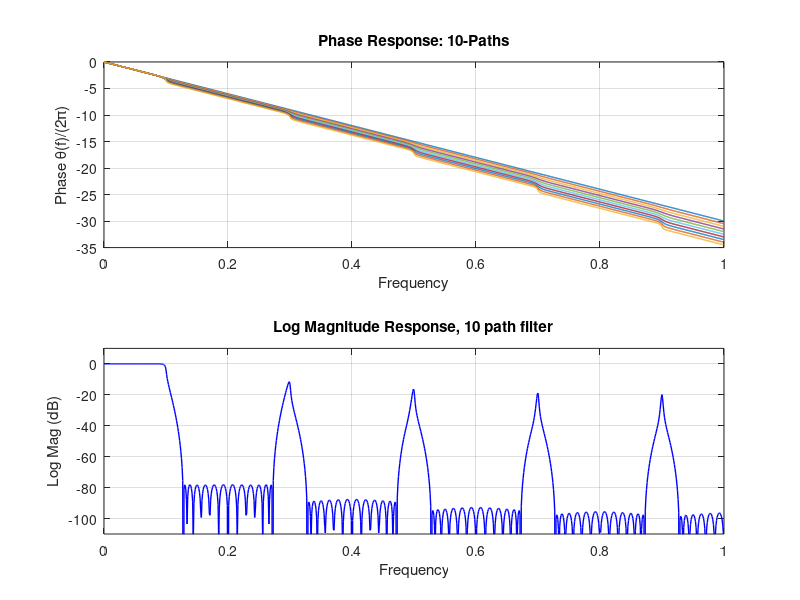
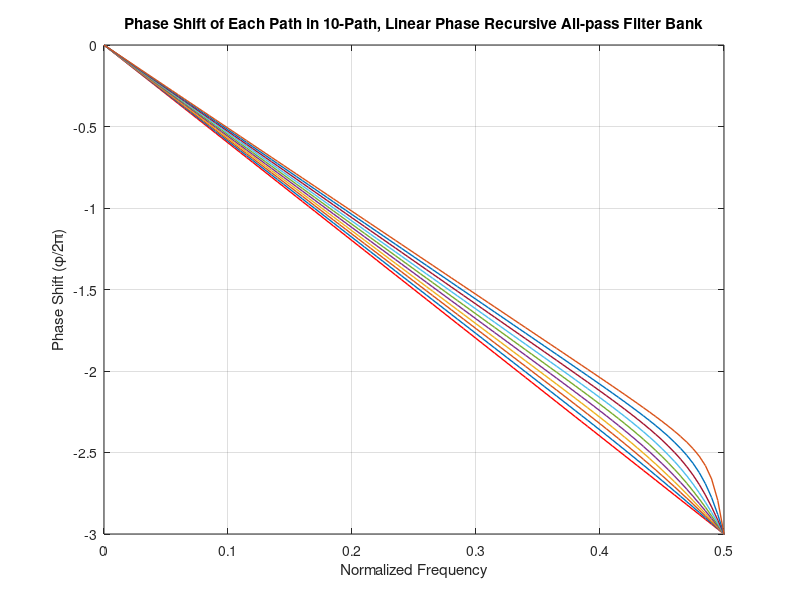
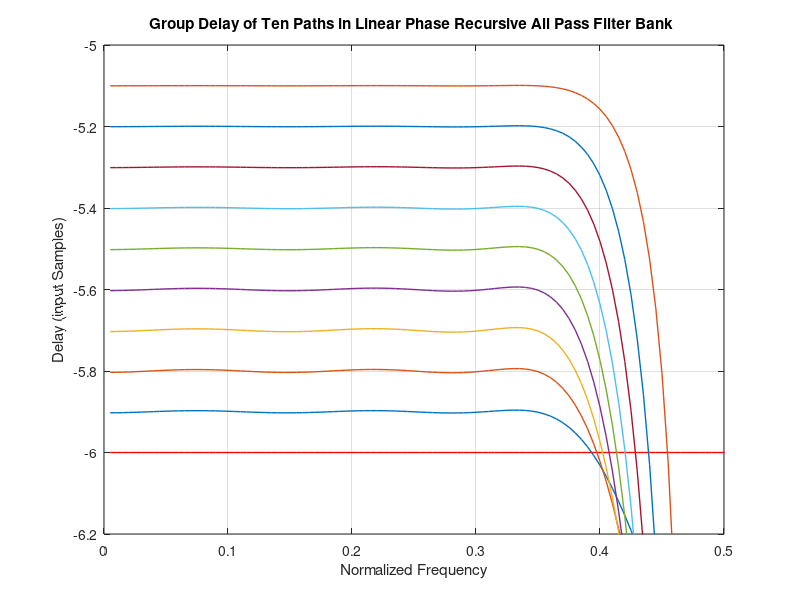
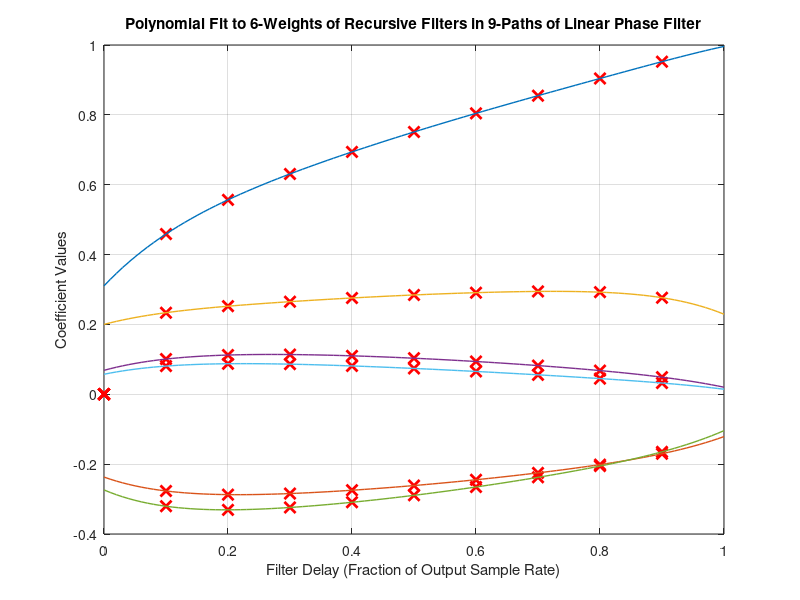

Source code (MATLAB) for these figures, in order:
% function time_10a
% function to determine coefficients of linear time delay paths of 10-path filter
% Coefficients pre-computed by lineardesign_2
% Script file written by fred harris of UCSD. Copyright 2021


aa(1,1)= 0.45875767974089;
aa(1,2)=-0.27682046601055;
aa(1,3)= 0.2336034361585625;
aa(1,4)= 0.1008493243772475;
aa(1,5)=-0.3205499354002768;
aa(1,6)= 0.08073617044526525;

aa(2,1)= 0.55679004288640;  
aa(2,2)=-0.28725474344800;
aa(2,3)= 0.2521519318113853;    
aa(2,4)= 0.112364152192137;
aa(2,5)=-0.3307820695343059;
aa(2,6)= 0.08748907318970313;

aa(3,1)= 0.63081736679921; 
aa(3,2)=-0.28416837902027;
aa(3,3)= 0.2651703229838471;
aa(3,4)= 0.1137679372391476;
aa(3,5)=-0.3240125991589438;
aa(3,6)= 0.08621779942664723;

aa(4,1)= 0.69399173272643;
aa(4,2)=-0.27473114751378;
aa(4,3)= 0.2757035263092209;
aa(4,4)= 0.1101274185389524;
aa(4,5)=-0.3092013288442129;
aa(4,6)= 0.08118488768446955;

aa(5,1)= 0.75102498883390;
aa(5,2)=-0.26126389781255;
aa(5,3)= 0.2843592313114721;    
aa(5,4)= 0.1032368099775435;    
aa(5,5)=-0.2892752255267356;
aa(5,6)= 0.07398766478606436;

aa(6,1)= 0.80423724324102;  
aa(6,2)=-0.24464568488983;
aa(6,3)= 0.2909252081854546;    
aa(6,4)= 0.09385664044174276;    
aa(6,5)=-0.2653868051399744;
aa(6,6)= 0.06538603533207302;

aa(7,1)= 0.85498071752955;  
aa(7,2)=-0.22496140116550;
aa(7,3)= 0.2944243555943947;    
aa(7,4)= 0.08218736249290677;    
aa(7,5)=-0.2377450904267895;
aa(7,6)= 0.05572041654635748;

aa(8,1)= 0.90413492821212;  
aa(8,2)=-0.20133829419209;
aa(8,3)= 0.2923231465907871;    
aa(8,4)= 0.06783921332516456;    
aa(8,5)=-0.2054823754951208;
aa(8,6)= 0.04495976952332849;

aa(9,1)= 0.95231963571901;  
aa(9,2)=-0.17010442011758;
aa(9,3)= 0.2765230794662025;    
aa(9,4)= 0.04899704079131299;    
aa(9,5)=-0.1646997903967725;
aa(9,6)= 0.03226377213505002;

zz=zeros(1,9);


figure(1)
subplot(2,1,1)
% pp is phase data
% dd is delay data
% mm is transform data
% path 0
den00=[1 zeros(1,60)]; 
[m0,w0]=freqz(fliplr(den00),den00,1000);
mm0=m0;
pp0=unwrap(angle(m0))/(2*pi);
dd0=pp0;
plot((0:1/1000:1-1/1000),pp0,'linewidth',1.0)
hold on

% path 1
den1=[1 zz aa(1,1)];
den2=[1 zz aa(1,2)];
den3=[1 zz aa(1,3) zz aa(1,4)];
den4=[1 zz aa(1,5) zz aa(1,6)];

[m1,w1]=freqz(fliplr(den1),den1,1000);
mm1=m1;
pp1=unwrap(angle(m1))/(2*pi);

[m1,w1]=freqz(fliplr(den2),den2,1000);
p1=unwrap(angle(m1))/(2*pi);
pp1=pp1+p1;
mm1=mm1.*m1;

[m1,w1]=freqz(fliplr(den3),den3,1000);
p1=unwrap(angle(m1))/(2*pi);
pp1=pp1+p1;
mm1=mm1.*m1;

[m1,w1]=freqz(fliplr(den4),den4,1000);
p1=unwrap(angle(m1))/(2*pi);
pp1=pp1+p1;
mm1=mm1.*m1;

dd1=pp1;
dly1=[1 0];
[m1,w1]=freqz(fliplr(dly1),dly1,1000);
p1=unwrap(angle(m1))/(2*pi);
pp1=pp1+p1;
mm1=mm1.*m1;

plot((0:1/1000:1-1/1000),pp1,'linewidth',1.0)

%path 2
den1=[1 zz aa(2,1)];
den2=[1 zz aa(2,2)];
den3=[1 zz aa(2,3) zz aa(2,4)];
den4=[1 zz aa(2,5) zz aa(2,6)];

[m2,w2]=freqz(fliplr(den1),den1,1000);
mm2=m2;
pp2=unwrap(angle(m2))/(2*pi);

[m2,w2]=freqz(fliplr(den2),den2,1000);
p2=unwrap(angle(m2))/(2*pi);
pp2=pp2+p2;
mm2=mm2.*m2;

[m2,w2]=freqz(fliplr(den3),den3,1000);
p2=unwrap(angle(m2))/(2*pi);
pp2=pp2+p2;
mm2=mm2.*m2;

[m2,w2]=freqz(fliplr(den4),den4,1000);
p2=unwrap(angle(m2))/(2*pi);
pp2=pp2+p2;
mm2=mm2.*m2;

dd2=pp2;
dly2=[1 0 0];
[m2,w2]=freqz(fliplr(dly2),dly2,1000);
p2=unwrap(angle(m2))/(2*pi);
pp2=pp2+p2;
mm2=mm2.*m2;

plot((0:1/1000:1-1/1000),pp2,'linewidth',1.0)

%path 3
den1=[1 zz aa(3,1)];
den2=[1 zz aa(3,2)];
den3=[1 zz aa(3,3) zz aa(3,4)];
den4=[1 zz aa(3,5) zz aa(3,6)];

[m3,w3]=freqz(fliplr(den1),den1,1000);
mm3=m3;
pp3=unwrap(angle(m3))/(2*pi);

[m3,w3]=freqz(fliplr(den2),den2,1000);
p3=unwrap(angle(m3))/(2*pi);
pp3=pp3+p3;
mm3=mm3.*m3;

[m3,w3]=freqz(fliplr(den3),den3,1000);
p3=unwrap(angle(m3))/(2*pi);
pp3=pp3+p3;
mm3=mm3.*m3;

[m3,w3]=freqz(fliplr(den4),den4,1000);
p3=unwrap(angle(m3))/(2*pi);
pp3=pp3+p3;
mm3=mm3.*m3;

dd3=pp3;
dly3=[1 0 0 0];
[m3,w3]=freqz(fliplr(dly3),dly3,1000);
p3=unwrap(angle(m3))/(2*pi);
pp3=pp3+p3;
mm3=mm3.*m3;

plot((0:1/1000:1-1/1000),pp3,'linewidth',1.0)

%path 4
den1=[1 zz aa(4,1)];
den2=[1 zz aa(4,2)];
den3=[1 zz aa(4,3) zz aa(4,4)];
den4=[1 zz aa(4,5) zz aa(4,6)];

[m4,w4]=freqz(fliplr(den1),den1,1000);
mm4=m4;
pp4=unwrap(angle(m4))/(2*pi);

[m4,w4]=freqz(fliplr(den2),den2,1000);
p4=unwrap(angle(m4))/(2*pi);
pp4=pp4+p4;
mm4=mm4.*m4;

[m4,w4]=freqz(fliplr(den3),den3,1000);
p4=unwrap(angle(m4))/(2*pi);
pp4=pp4+p4;
mm4=mm4.*m4;

[m4,w4]=freqz(fliplr(den4),den4,1000);
p4=unwrap(angle(m4))/(2*pi);
pp4=pp4+p4;
mm4=mm4.*m4;

dd4=pp4;
dly4=[1 0 0 0 0];
[m4,w4]=freqz(fliplr(dly4),dly4,1000);
p4=unwrap(angle(m4))/(2*pi);
pp4=pp4+p4;
mm4=mm4.*m4;

plot((0:1/1000:1-1/1000),pp4,'linewidth',1.0)

%path 5
den1=[1 zz aa(5,1)];
den2=[1 zz aa(5,2)];
den3=[1 zz aa(5,3) zz aa(5,4)];
den4=[1 zz aa(5,5) zz aa(5,6)];

[m5,w5]=freqz(fliplr(den1),den1,1000);
mm5=m5;
pp5=unwrap(angle(m5))/(2*pi);

[m5,w5]=freqz(fliplr(den2),den2,1000);
p5=unwrap(angle(m5))/(2*pi);
pp5=pp5+p5;
mm5=mm5.*m5;

[m5,w5]=freqz(fliplr(den3),den3,1000);
p5=unwrap(angle(m5))/(2*pi);
pp5=pp5+p5;
mm5=mm5.*m5;

[m5,w5]=freqz(fliplr(den4),den4,1000);
p5=unwrap(angle(m5))/(2*pi);
pp5=pp5+p5;
mm5=mm5.*m5;

dd5=pp5;
dly5=[1 0 0 0 0 0];
[m5,w5]=freqz(fliplr(dly5),dly5,1000);
p5=unwrap(angle(m5))/(2*pi);
pp5=pp5+p5;
mm5=mm5.*m5;

plot((0:1/1000:1-1/1000),pp5,'linewidth',1.0)

%path 6
den1=[1 zz aa(6,1)];
den2=[1 zz aa(6,2)];
den3=[1 zz aa(6,3) zz aa(6,4)];
den4=[1 zz aa(6,5) zz aa(6,6)];

[m6,w6]=freqz(fliplr(den1),den1,1000);
mm6=m6;
pp6=unwrap(angle(m6))/(2*pi);

[m6,w6]=freqz(fliplr(den2),den2,1000);
p6=unwrap(angle(m6))/(2*pi);
pp6=pp6+p6;
mm6=mm6.*m6;

[m6,w6]=freqz(fliplr(den3),den3,1000);
p6=unwrap(angle(m6))/(2*pi);
pp6=pp6+p6;
mm6=mm6.*m6;

[m6,w6]=freqz(fliplr(den4),den4,1000);
p6=unwrap(angle(m6))/(2*pi);
pp6=pp6+p6;
mm6=mm6.*m6;

dd6=pp6;
dly6=[1 0 0 0 0 0 0];
[m6,w6]=freqz(fliplr(dly6),dly6,1000);
p6=unwrap(angle(m6))/(2*pi);
pp6=pp6+p6;
mm6=mm6.*m6;

plot((0:1/1000:1-1/1000),pp6,'linewidth',1.0)

%path 7
den1=[1 zz aa(7,1)];
den2=[1 zz aa(7,2)];
den3=[1 zz aa(7,3) zz aa(7,4)];
den4=[1 zz aa(7,5) zz aa(7,6)];

[m7,w7]=freqz(fliplr(den1),den1,1000);
mm7=m7;
pp7=unwrap(angle(m7))/(2*pi);

[m7,w7]=freqz(fliplr(den2),den2,1000);
p7=unwrap(angle(m7))/(2*pi);
pp7=pp7+p7;
mm7=mm7.*m7;

[m7,w7]=freqz(fliplr(den3),den3,1000);
p7=unwrap(angle(m7))/(2*pi);
pp7=pp7+p7;
mm7=mm7.*m7;

[m7,w7]=freqz(fliplr(den4),den4,1000);
p7=unwrap(angle(m7))/(2*pi);
pp7=pp7+p7;
mm7=mm7.*m7;

dd7=pp7;
dly7=[1 0 0 0 0 0 0 0];
[m7,w7]=freqz(fliplr(dly7),dly7,1000);
p7=unwrap(angle(m7))/(2*pi);
pp7=pp7+p7;
mm7=mm7.*m7;

plot((0:1/1000:1-1/1000),pp7,'linewidth',1.0)

%path 8
den1=[1 zz aa(8,1)];
den2=[1 zz aa(8,2)];
den3=[1 zz aa(8,3) zz aa(8,4)];
den4=[1 zz aa(8,5) zz aa(8,6)];

[m8,w8]=freqz(fliplr(den1),den1,1000);
mm8=m8;
pp8=unwrap(angle(m8))/(2*pi);

[m8,w8]=freqz(fliplr(den2),den2,1000);
p8=unwrap(angle(m8))/(2*pi);
pp8=pp8+p8;
mm8=mm8.*m8;

[m8,w8]=freqz(fliplr(den3),den3,1000);
p8=unwrap(angle(m8))/(2*pi);
pp8=pp8+p8;
mm8=mm8.*m8;

[m8,w8]=freqz(fliplr(den4),den4,1000);
p8=unwrap(angle(m8))/(2*pi);
pp8=pp8+p8;
mm8=mm8.*m8;

dd8=pp8;
dly8=[1 0 0 0 0 0 0 0 0];
[m8,w8]=freqz(fliplr(dly8),dly8,1000);
p8=unwrap(angle(m8))/(2*pi);
pp8=pp8+p8;
mm8=mm8.*m8;

plot((0:1/1000:1-1/1000),pp8,'linewidth',1.0)

%path 9
den1=[1 zz aa(9,1)];
den2=[1 zz aa(9,2)];
den3=[1 zz aa(9,3) zz aa(9,4)];
den4=[1 zz aa(9,5) zz aa(9,6)];

[m9,w9]=freqz(fliplr(den1),den1,1000);
mm9=m9;
pp9=unwrap(angle(m9))/(2*pi);

[m9,w9]=freqz(fliplr(den2),den2,1000);
p9=unwrap(angle(m9))/(2*pi);
pp9=pp9+p9;
mm9=mm9.*m9;

[m9,w9]=freqz(fliplr(den3),den3,1000);
p9=unwrap(angle(m9))/(2*pi);
pp9=pp9+p9;
mm9=mm9.*m9;

[m9,w9]=freqz(fliplr(den4),den4,1000);
p9=unwrap(angle(m9))/(2*pi);
pp9=pp9+p9;
mm9=mm9.*m9;

dd9=pp9;
dly9=[1 0 0 0 0 0 0 0 0 0];
[m9,w9]=freqz(fliplr(dly9),dly9,1000);
p9=unwrap(angle(m9))/(2*pi);
pp9=pp9+p9;
mm9=mm9.*m9;

plot((0:1/1000:1-1/1000),pp9,'linewidth',1.0)

hold off
grid on
%axis([0 f_smpl/2 -22 0])
title('Phase Response: 10-Paths')
xlabel('Frequency')
ylabel('Phase \theta(f)/(2\pi)')

subplot(2,1,2)

mm_sum=mm0+mm1+mm2+mm3+mm4+mm5+mm6+mm7+mm8+mm9;
plot((0:1/1000:1-1/1000),20*log10(abs(mm_sum/10)),'b','linewidth',1.0)
axis([0 1 -110 10])
grid
title('Log Magnitude Response, 10 path filter')
xlabel('Frequency')
ylabel('Log Mag (dB)')


figure(2)

plot((0:1/1000:1-1/1000)*5,1*dd0(1:1000),'r','linewidth',1.0)
hold on
plot((0:1/1000:1-1/1000)*5,1*dd1(1:1000),'linewidth',1.0)
plot((0:1/1000:1-1/1000)*5,1*dd2(1:1000),'linewidth',1.0)
plot((0:1/1000:1-1/1000)*5,1*dd3(1:1000),'linewidth',1.0)
plot((0:1/1000:1-1/1000)*5,1*dd4(1:1000),'linewidth',1.0)
plot((0:1/1000:1-1/1000)*5,1*dd5(1:1000),'linewidth',1.0)
plot((0:1/1000:1-1/1000)*5,1*dd6(1:1000),'linewidth',1.0)
plot((0:1/1000:1-1/1000)*5,1*dd7(1:1000),'linewidth',1.0)
plot((0:1/1000:1-1/1000)*5,1*dd8(1:1000),'linewidth',1.0)
plot((0:1/1000:1-1/1000)*5,1*dd9(1:1000),'linewidth',1.0)

hold off
grid
axis([0 .5 -3 0])
xlabel('Normalized Frequency')
ylabel('Phase Shift (\phi/2\pi)')
title('Phase Shift of Each Path in 10-Path, Linear Phase Recursive All-pass Filter Bank')

figure(3)

d0=conv(dd0,[1 0 -1]*100);
d1=conv(dd1,[1 0 -1]*100);
d2=conv(dd2,[1 0 -1]*100);
d3=conv(dd3,[1 0 -1]*100);
d4=conv(dd4,[1 0 -1]*100);
d5=conv(dd5,[1 0 -1]*100);
d6=conv(dd6,[1 0 -1]*100);
d7=conv(dd7,[1 0 -1]*100);
d8=conv(dd8,[1 0 -1]*100);
d9=conv(dd9,[1 0 -1]*100);

plot((1/1000:1/1000:1-1/1000)*5,d0(3:1001),'r','linewidth',1.0)
hold
plot((1/1000:1/1000:1-1/1000)*5,d1(3:1001),'linewidth',1.0)
plot((1/1000:1/1000:1-1/1000)*5,d2(3:1001),'linewidth',1.0)
plot((1/1000:1/1000:1-1/1000)*5,d3(3:1001),'linewidth',1.0)
plot((1/1000:1/1000:1-1/1000)*5,d4(3:1001),'linewidth',1.0)
plot((1/1000:1/1000:1-1/1000)*5,d5(3:1001),'linewidth',1.0)
plot((1/1000:1/1000:1-1/1000)*5,d6(3:1001),'linewidth',1.0)
plot((1/1000:1/1000:1-1/1000)*5,d7(3:1001),'linewidth',1.0)
plot((1/1000:1/1000:1-1/1000)*5,d8(3:1001),'linewidth',1.0)
plot((1/1000:1/1000:1-1/1000)*5,d9(3:1001),'linewidth',1.0)
hold on
grid on
axis([0 .5 -6.2 -5])
xlabel('Normalized Frequency')
ylabel('Delay (input Samples)')
title('Group Delay of Ten Paths in Linear Phase Recursive All Pass Filter Bank ')

figure(4)

plot(0:.1:.9,[0 aa(:,1)'],'xr','markersize',8,'linewidth',2)
hold
plot(0:.1:.9,[0 aa(:,2)'],'xr','markersize',8,'linewidth',2)
plot(0:.1:.9,[0 aa(:,3)'],'xr','markersize',8,'linewidth',2)
plot(0:.1:.9,[0 aa(:,4)'],'xr','markersize',8,'linewidth',2)
plot(0:.1:.9,[0 aa(:,5)'],'xr','markersize',8,'linewidth',2)
plot(0:.1:.9,[0 aa(:,6)'],'xr','markersize',8,'linewidth',2)

p1=polyfit(0.1:.1:.9,[aa(:,1)'],6);
p2=polyfit(0.1:.1:.9,[aa(:,2)'],6);
p3=polyfit(0.1:.1:.9,[aa(:,3)'],6);
p4=polyfit(0.1:.1:.9,[aa(:,4)'],6);
p5=polyfit(0.1:.1:.9,[aa(:,5)'],6);
p6=polyfit(0.1:.1:.9,[aa(:,6)'],6);

y1=polyval(p1,(0:.01:1));
y2=polyval(p2,(0:.01:1));
y3=polyval(p3,(0:.01:1));
y4=polyval(p4,(0:.01:1));
y5=polyval(p5,(0:.01:1));
y6=polyval(p6,(0:.01:1));

plot((0:.01:1),y1,'linewidth',1.0)
plot((0:.01:1),y2,'linewidth',1.0)
plot((0:.01:1),y3,'linewidth',1.0)
plot((0:.01:1),y4,'linewidth',1.0)
plot((0:.01:1),y5,'linewidth',1.0)
plot((0:.01:1),y6,'linewidth',1.0)
hold on
grid on

title('Polynomial Fit to 6-Weights of Recursive Filters in 9-Paths of Linear Phase Filter')
xlabel('Filter Delay (Fraction of Output Sample Rate)')
ylabel('Coefficient Values')

% down sample to desired coefficient set

bb(:,1)=y1(6:10:98)';
bb(:,2)=y2(6:10:98)';
bb(:,3)=y3(6:10:98)';
bb(:,4)=y4(6:10:98)';
bb(:,5)=y5(6:10:98)';
bb(:,6)=y6(6:10:98)';

% now construct delay profile for new coefficient sets

[n0,w0]=freqz(fliplr(den00),den00,1000);
nn0=n0;
xpp0=unwrap(angle(n0))/(2*pi);
xdd0=xpp0;

% path 1
den1=[1 zz bb(1,1)];
den2=[1 zz bb(1,2)];
den3=[1 zz bb(1,3) zz bb(1,4)];
den4=[1 zz bb(1,5) zz bb(1,6)];

[n1,w1]=freqz(fliplr(den1),den1,1000);
nn1=n1;
xpp1=unwrap(angle(n1))/(2*pi);

[n1,w1]=freqz(fliplr(den2),den2,1000);
xp1=unwrap(angle(n1))/(2*pi);
xpp1=xpp1+xp1;
nn1=nn1.*n1;

[n1,w1]=freqz(fliplr(den3),den3,1000);
xp1=unwrap(angle(n1))/(2*pi);
xpp1=xpp1+xp1;
nn1=nn1.*n1;

[n1,w1]=freqz(fliplr(den4),den4,1000);
xp1=unwrap(angle(n1))/(2*pi);
xpp1=xpp1+xp1;
nn1=nn1.*n1;

xdd1=xpp1;
dly1=[1 0];
[n1,w1]=freqz(fliplr(dly1),dly1,1000);
xp1=unwrap(angle(n1))/(2*pi);
xpp1=xpp1+xp1;
nn1=nn1.*xp1;

%path 2
den1=[1 zz bb(2,1)];
den2=[1 zz bb(2,2)];
den3=[1 zz bb(2,3) zz bb(2,4)];
den4=[1 zz bb(2,5) zz bb(2,6)];

[n2,w2]=freqz(fliplr(den1),den1,1000);
nn2=n2;
xpp2=unwrap(angle(n2))/(2*pi);

[n2,w2]=freqz(fliplr(den2),den2,1000);
xp2=unwrap(angle(n2))/(2*pi);
xpp2=xpp2+xp2;
nn2=nn2.*n2;

[n2,w2]=freqz(fliplr(den3),den3,1000);
xp2=unwrap(angle(n2))/(2*pi);
xpp2=xpp2+xp2;
nn2=nn2.*n2;

[n2,w2]=freqz(fliplr(den4),den4,1000);
xp2=unwrap(angle(n2))/(2*pi);
xpp2=xpp2+xp2;
nn2=nn2.*n2;

xdd2=xpp2;
dly2=[1 0 0];
[n2,w2]=freqz(fliplr(dly2),dly2,1000);
xp2=unwrap(angle(n2))/(2*pi);
xpp2=xpp2+xp2;
nn2=nn2.*n2;

%path 3
den1=[1 zz bb(3,1)];
den2=[1 zz bb(3,2)];
den3=[1 zz bb(3,3) zz bb(3,4)];
den4=[1 zz bb(3,5) zz bb(3,6)];

[n3,w3]=freqz(fliplr(den1),den1,1000);
nn3=n3;
xpp3=unwrap(angle(n3))/(2*pi);

[n3,w3]=freqz(fliplr(den2),den2,1000);
xp3=unwrap(angle(n3))/(2*pi);
xpp3=xpp3+xp3;
nn3=nn3.*n3;

[n3,w3]=freqz(fliplr(den3),den3,1000);
xp3=unwrap(angle(n3))/(2*pi);
xpp3=xpp3+xp3;
nn3=nn3.*n3;

[n3,w3]=freqz(fliplr(den4),den4,1000);
xp3=unwrap(angle(n3))/(2*pi);
xpp3=xpp3+xp3;
nn3=nn3.*n3;

xdd3=xpp3;
dly3=[1 0 0 0];
[n3,w3]=freqz(fliplr(dly3),dly3,1000);
xp3=unwrap(angle(n3))/(2*pi);
xpp3=xpp3+xp3;
nn3=nn3.*n3;

%path 4
den1=[1 zz bb(4,1)];
den2=[1 zz bb(4,2)];
den3=[1 zz bb(4,3) zz bb(4,4)];
den4=[1 zz bb(4,5) zz bb(4,6)];

[n4,w4]=freqz(fliplr(den1),den1,1000);
nn4=n4;
xpp4=unwrap(angle(n4))/(2*pi);

[n4,w4]=freqz(fliplr(den2),den2,1000);
xp4=unwrap(angle(n4))/(2*pi);
xpp4=xpp4+xp4;
nn4=nn4.*n4;

[n4,w4]=freqz(fliplr(den3),den3,1000);
xp4=unwrap(angle(n4))/(2*pi);
xpp4=xpp4+xp4;
nn4=nn4.*n4;

[n4,w4]=freqz(fliplr(den4),den4,1000);
xp4=unwrap(angle(n4))/(2*pi);
xpp4=xpp4+xp4;
nn4=nn4.*n4;

xdd4=xpp4;
dly4=[1 0 0 0 0];
[n4,w4]=freqz(fliplr(dly4),dly4,1000);
xp4=unwrap(angle(n4))/(2*pi);
xpp4=xpp4+xp4;
nn4=nn4.*n4;

%path 5
den1=[1 zz bb(5,1)];
den2=[1 zz bb(5,2)];
den3=[1 zz bb(5,3) zz bb(5,4)];
den4=[1 zz bb(5,5) zz bb(5,6)];

[n5,w5]=freqz(fliplr(den1),den1,1000);
nn5=n5;
xpp5=unwrap(angle(n5))/(2*pi);

[n5,w5]=freqz(fliplr(den2),den2,1000);
xp5=unwrap(angle(n5))/(2*pi);
xpp5=xpp5+xp5;
nn5=nn5.*n5;

[n5,w5]=freqz(fliplr(den3),den3,1000);
xp5=unwrap(angle(n5))/(2*pi);
xpp5=xpp5+xp5;
nn5=nn5.*n5;

[n5,w5]=freqz(fliplr(den4),den4,1000);
xp5=unwrap(angle(n5))/(2*pi);
xpp5=xpp5+xp5;
nn5=nn5.*n5;

xdd5=xpp5;
dly5=[1 0 0 0 0 0];
[n5,w5]=freqz(fliplr(dly5),dly5,1000);
xp5=unwrap(angle(n5))/(2*pi);
xpp5=xpp5+xp5;
nn5=nn5.*n5;

%path 6
den1=[1 zz bb(6,1)];
den2=[1 zz bb(6,2)];
den3=[1 zz bb(6,3) zz bb(6,4)];
den4=[1 zz bb(6,5) zz bb(6,6)];

[n6,w6]=freqz(fliplr(den1),den1,1000);
nn6=n6;
xpp6=unwrap(angle(n6))/(2*pi);

[n6,w6]=freqz(fliplr(den2),den2,1000);
xp6=unwrap(angle(n6))/(2*pi);
xpp6=xpp6+xp6;
nn6=nn6.*n6;

[n6,w6]=freqz(fliplr(den3),den3,1000);
xp6=unwrap(angle(n6))/(2*pi);
xpp6=xpp6+xp6;
nn6=nn6.*n6;

[n6,w6]=freqz(fliplr(den4),den4,1000);
xp6=unwrap(angle(n6))/(2*pi);
xpp6=xpp6+xp6;
nn6=nn6.*n6;

xdd6=xpp6;
dly6=[1 0 0 0 0 0 0];
[h6,w6]=freqz(fliplr(dly6),dly6,1000);
xp6=unwrap(angle(n6))/(2*pi);
xpp6=xpp6+xp6;
nn6=nn6.*n6;

%path 7
den1=[1 zz bb(7,1)];
den2=[1 zz bb(7,2)];
den3=[1 zz bb(7,3) zz bb(7,4)];
den4=[1 zz bb(7,5) zz bb(7,6)];

[n7,w7]=freqz(fliplr(den1),den1,1000);
nn7=n7;
xpp7=unwrap(angle(n7))/(2*pi);

[n7,w7]=freqz(fliplr(den2),den2,1000);
xp7=unwrap(angle(n7))/(2*pi);
xpp7=xpp7+xp7;
nn7=nn7.*n7;

[n7,w7]=freqz(fliplr(den3),den3,1000);
xp7=unwrap(angle(n7))/(2*pi);
xpp7=xpp7+xp7;
nn7=nn7.*n7;

[n7,w7]=freqz(fliplr(den4),den4,1000);
xp7=unwrap(angle(n7))/(2*pi);
xpp7=xpp7+xp7;
nn7=nn7.*n7;

xdd7=xpp7;
dly7=[1 0 0 0 0 0 0 0];
[n7,w7]=freqz(fliplr(dly7),dly7,1000);
xp7=unwrap(angle(n7))/(2*pi);
xpp7=xpp7+xp7;
nn7=nn7.*n7;

%path 8
den1=[1 zz bb(8,1)];
den2=[1 zz bb(8,2)];
den3=[1 zz bb(8,3) zz bb(8,4)];
den4=[1 zz bb(8,5) zz bb(8,6)];

[n8,w8]=freqz(fliplr(den1),den1,1000);
nn8=n8;
xpp8=unwrap(angle(n8))/(2*pi);

[n8,w8]=freqz(fliplr(den2),den2,1000);
xp8=unwrap(angle(n8))/(2*pi);
xpp8=xpp8+xp8;
nn8=nn8.*n8;

[n8,w8]=freqz(fliplr(den3),den3,1000);
xp8=unwrap(angle(n8))/(2*pi);
xpp8=xpp8+xp8;
nn8=nn8.*n8;

[n8,w8]=freqz(fliplr(den4),den4,1000);
xp8=unwrap(angle(n8))/(2*pi);
xpp8=xpp8+xp8;
nn8=nn8.*n8;

xdd8=xpp8;
dly8=[1 0 0 0 0 0 0 0 0];
[n8,w8]=freqz(fliplr(dly8),dly8,1000);
xp8=unwrap(angle(n8))/(2*pi);
xpp8=xpp8+xp8;
nn8=nn8.*n8;


%path 9
den1=[1 zz bb(9,1)];
den2=[1 zz bb(9,2)];
den3=[1 zz bb(9,3) zz bb(9,4)];
den4=[1 zz bb(9,5) zz bb(9,6)];

[n9,w9]=freqz(fliplr(den1),den1,1000);
nn9=n9;
xpp9=unwrap(angle(n9))/(2*pi);

[n9,w9]=freqz(fliplr(den2),den2,1000);
xp9=unwrap(angle(n9))/(2*pi);
xpp9=xpp9+xp9;
nn9=nn9.*n9;

[n9,w9]=freqz(fliplr(den3),den3,1000);
xp9=unwrap(angle(n9))/(2*pi);
xpp9=xpp9+xp9;
nn9=nn9.*n9;

[n9,w9]=freqz(fliplr(den4),den4,1000);
xp9=unwrap(angle(n9))/(2*pi);
xpp9=xpp9+xp9;
nn9=nn9.*n9;

xdd9=xpp9;
dly9=[1 0 0 0 0 0 0 0 0 0];
[n9,w9]=freqz(fliplr(dly9),dly9,1000);
xp9=unwrap(angle(n9))/(2*pi);
xpp9=xpp9+xp9;
nn9=nn9.*n9;

figure(5)

xd0=conv(xdd0,[1 0 -1]*100);
xd1=conv(xdd1,[1 0 -1]*100);
xd2=conv(xdd2,[1 0 -1]*100);
xd3=conv(xdd3,[1 0 -1]*100);
xd4=conv(xdd4,[1 0 -1]*100);
xd5=conv(xdd5,[1 0 -1]*100);
xd6=conv(xdd6,[1 0 -1]*100);
xd7=conv(xdd7,[1 0 -1]*100);
xd8=conv(xdd8,[1 0 -1]*100);
xd9=conv(xdd9,[1 0 -1]*100);
hold on

%plot((1/1000:1/1000:1-1/1000)*5,xd0(3:1001),'r')
%hold on
plot((1/1000:1/1000:1-1/1000)*5,xd1(3:1001),'r','linewidth',1.0)
hold on
plot((1/1000:1/1000:1-1/1000)*5,xd2(3:1001),'r','linewidth',1.0)
plot((1/1000:1/1000:1-1/1000)*5,xd3(3:1001),'r','linewidth',1.0)
plot((1/1000:1/1000:1-1/1000)*5,xd4(3:1001),'r','linewidth',1.0)
plot((1/1000:1/1000:1-1/1000)*5,xd5(3:1001),'r','linewidth',1.0)
plot((1/1000:1/1000:1-1/1000)*5,xd6(3:1001),'r','linewidth',1.0)
plot((1/1000:1/1000:1-1/1000)*5,xd7(3:1001),'r','linewidth',1.0)
plot((1/1000:1/1000:1-1/1000)*5,xd8(3:1001),'r','linewidth',1.0)
plot((1/1000:1/1000:1-1/1000)*5,xd9(3:1001),'r','linewidth',1.0)

% now plot original group delay terms

plot((1/1000:1/1000:1-1/1000)*5,d0(3:1001),'linewidth',1.0)
plot((1/1000:1/1000:1-1/1000)*5,d1(3:1001),'linewidth',1.0)
plot((1/1000:1/1000:1-1/1000)*5,d2(3:1001),'linewidth',1.0)
plot((1/1000:1/1000:1-1/1000)*5,d3(3:1001),'linewidth',1.0)
plot((1/1000:1/1000:1-1/1000)*5,d4(3:1001),'linewidth',1.0)
plot((1/1000:1/1000:1-1/1000)*5,d5(3:1001),'linewidth',1.0)
plot((1/1000:1/1000:1-1/1000)*5,d6(3:1001),'linewidth',1.0)
plot((1/1000:1/1000:1-1/1000)*5,d7(3:1001),'linewidth',1.0)
plot((1/1000:1/1000:1-1/1000)*5,d8(3:1001),'linewidth',1.0)
plot((1/1000:1/1000:1-1/1000)*5,d9(3:1001),'linewidth',1.0)
hold off
grid on
axis([0 .5 -6.2 -5])
xlabel('Normalized Frequency')
ylabel('Delay (input Samples)')
title('Group Delay of Original Ten Path Gains with Interpolated Mid Point Path Gains')
